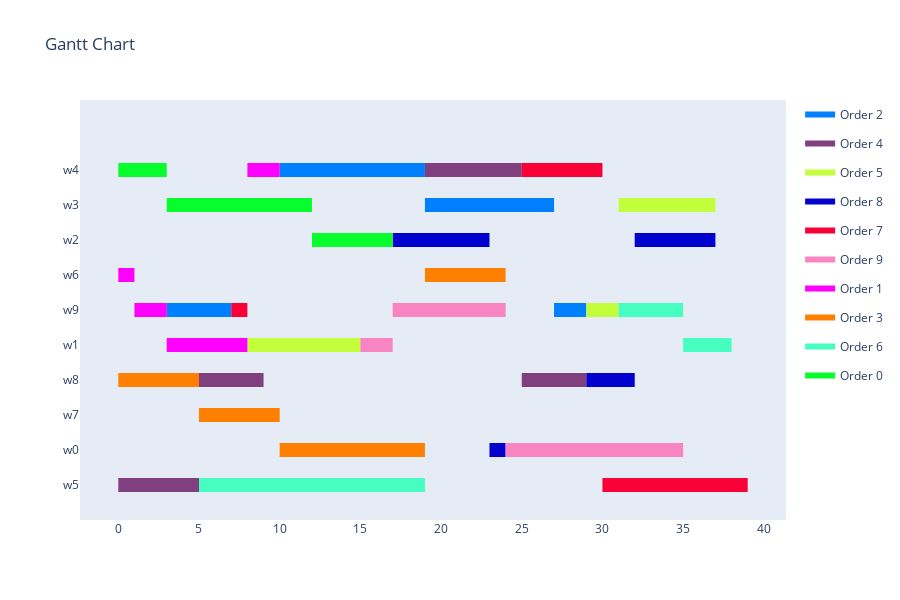

Here is the notebook cell this chart was saved with:
### Code cell
show_result(schedule)

### Figure 1 — Plotly figure (JSON) as saved in the notebook; plotly's stock layout.template omitted (floating-point values rounded to 4 significant figures)
{"data": [{"fill": "toself", "fillcolor": "rgb(0, 128, 255)", "hoverinfo": "name", "legendgroup": "rgb(0, 128, 255)", "mode": "none", "name": "Order 2", "type": "scatter", "x": [10, 19, 19, 10, 10, 19, 27, 27, 19, 19, 3, 7, 7, 3, 3, 27, 29, 29, 27], "y": [8.8, 8.8, 9.2, 9.2, null, 7.8, 7.8, 8.2, 8.2, null, 4.8, 4.8, 5.2, 5.2, null, 4.8, 4.8, 5.2, 5.2]}, {"fill": "toself", "fillcolor": "rgb(128, 64, 128)", "hoverinfo": "name", "legendgroup": "rgb(128, 64, 128)", "mode": "none", "name": "Order 4", "type": "scatter", "x": [19, 25, 25, 19, 19, 5, 9, 9, 5, 5, 25, 29, 29, 25, 25, 0, 5, 5, 0], "y": [8.8, 8.8, 9.2, 9.2, null, 2.8, 2.8, 3.2, 3.2, null, 2.8, 2.8, 3.2, 3.2, null, -0.2, -0.2, 0.2, 0.2]}, {"fill": "toself", "fillcolor": "rgb(195, 254, 58)", "hoverinfo": "name", "legendgroup": "rgb(195, 254, 58)", "mode": "none", "name": "Order 5", "type": "scatter", "x": [31, 37, 37, 31, 31, 29, 31, 31, 29, 29, 8, 10, 10, 8, 8, 10, 15, 15, 10], "y": [7.8, 7.8, 8.2, 8.2, null, 4.8, 4.8, 5.2, 5.2, null, 3.8, 3.8, 4.2, 4.2, null, 3.8, 3.8, 4.2, 4.2]}, {"fill": "toself", "fillcolor": "rgb(2, 1, 206)", "hoverinfo": "name", "legendgroup": "rgb(2, 1, 206)", "mode": "none", "name": "Order 8", "type": "scatter", "x": [17, 23, 23, 17, 17, 32, 37, 37, 32, 32, 29, 32, 32, 29, 29, 23, 24, 24, 23], "y": [6.8, 6.8, 7.2, 7.2, null, 6.8, 6.8, 7.2, 7.2, null, 2.8, 2.8, 3.2, 3.2, null, 0.8, 0.8, 1.2, 1.2]}, {"fill": "toself", "fillcolor": "rgb(248, 1, 54)", "hoverinfo": "name", "legendgroup": "rgb(248, 1, 54)", "mode": "none", "name": "Order 7", "type": "scatter", "x": [25, 30, 30, 25, 25, 7, 8, 8, 7, 7, 30, 33, 33, 30, 30, 33, 39, 39, 33], "y": [8.8, 8.8, 9.2, 9.2, null, 4.8, 4.8, 5.2, 5.2, null, -0.2, -0.2, 0.2, 0.2, null, -0.2, -0.2, 0.2, 0.2]}, {"fill": "toself", "fillcolor": "rgb(248, 132, 194)", "hoverinfo": "name", "legendgroup": "rgb(248, 132, 194)", "mode": "none", "name": "Order 9", "type": "scatter", "x": [17, 22, 22, 17, 17, 22, 24, 24, 22, 22, 15, 17, 17, 15, 15, 24, 35, 35, 24], "y": [4.8, 4.8, 5.2, 5.2, null, 4.8, 4.8, 5.2, 5.2, null, 3.8, 3.8, 4.2, 4.2, null, 0.8, 0.8, 1.2, 1.2]}, {"fill": "toself", "fillcolor": "rgb(255, 0, 255)", "hoverinfo": "name", "legendgroup": "rgb(255, 0, 255)", "mode": "none", "name": "Order 1", "type": "scatter", "x": [8, 10, 10, 8, 8, 0, 1, 1, 0, 0, 1, 3, 3, 1, 1, 3, 8, 8, 3], "y": [8.8, 8.8, 9.2, 9.2, null, 5.8, 5.8, 6.2, 6.2, null, 4.8, 4.8, 5.2, 5.2, null, 3.8, 3.8, 4.2, 4.2]}, {"fill": "toself", "fillcolor": "rgb(255, 128, 0)", "hoverinfo": "name", "legendgroup": "rgb(255, 128, 0)", "mode": "none", "name": "Order 3", "type": "scatter", "x": [19, 24, 24, 19, 19, 0, 5, 5, 0, 0, 5, 10, 10, 5, 5, 10, 19, 19, 10], "y": [5.8, 5.8, 6.2, 6.2, null, 2.8, 2.8, 3.2, 3.2, null, 1.8, 1.8, 2.2, 2.2, null, 0.8, 0.8, 1.2, 1.2]}, {"fill": "toself", "fillcolor": "rgb(69, 254, 192)", "hoverinfo": "name", "legendgroup": "rgb(69, 254, 192)", "mode": "none", "name": "Order 6", "type": "scatter", "x": [31, 35, 35, 31, 31, 35, 38, 38, 35, 35, 5, 14, 14, 5, 5, 14, 19, 19, 14], "y": [4.8, 4.8, 5.2, 5.2, null, 3.8, 3.8, 4.2, 4.2, null, -0.2, -0.2, 0.2, 0.2, null, -0.2, -0.2, 0.2, 0.2]}, {"fill": "toself", "fillcolor": "rgb(7, 253, 43)", "hoverinfo": "name", "legendgroup": "rgb(7, 253, 43)", "mode": "none", "name": "Order 0", "type": "scatter", "x": [0, 3, 3, 0, 0, 3, 7, 7, 3, 3, 7, 12, 12, 7, 7, 12, 17, 17, 12], "y": [8.8, 8.8, 9.2, 9.2, null, 7.8, 7.8, 8.2, 8.2, null, 7.8, 7.8, 8.2, 8.2, null, 6.8, 6.8, 7.2, 7.2]}, {"legendgroup": "rgb(0, 128, 255)", "marker": {"color": "rgb(0, 128, 255)", "opacity": 0, "size": 1}, "mode": "markers", "name": "", "showlegend": false, "text": [null, null, null, null, null, null, null, null], "type": "scatter", "x": [10, 19, 19, 27, 3, 7, 27, 29], "y": [9, 9, 8, 8, 5, 5, 5, 5]}, {"legendgroup": "rgb(128, 64, 128)", "marker": {"color": "rgb(128, 64, 128)", "opacity": 0, "size": 1}, "mode": "markers", "name": "", "showlegend": false, "text": [null, null, null, null, null, null, null, null], "type": "scatter", "x": [19, 25, 5, 9, 25, 29, 0, 5], "y": [9, 9, 3, 3, 3, 3, 0, 0]}, {"legendgroup": "rgb(195, 254, 58)", "marker": {"color": "rgb(195, 254, 58)", "opacity": 0, "size": 1}, "mode": "markers", "name": "", "showlegend": false, "text": [null, null, null, null, null, null, null, null], "type": "scatter", "x": [31, 37, 29, 31, 8, 10, 10, 15], "y": [8, 8, 5, 5, 4, 4, 4, 4]}, {"legendgroup": "rgb(2, 1, 206)", "marker": {"color": "rgb(2, 1, 206)", "opacity": 0, "size": 1}, "mode": "markers", "name": "", "showlegend": false, "text": [null, null, null, null, null, null, null, null], "type": "scatter", "x": [17, 23, 32, 37, 29, 32, 23, 24], "y": [7, 7, 7, 7, 3, 3, 1, 1]}, {"legendgroup": "rgb(248, 1, 54)", "marker": {"color": "rgb(248, 1, 54)", "opacity": 0, "size": 1}, "mode": "markers", "name": "", "showlegend": false, "text": [null, null, null, null, null, null, null, null], "type": "scatter", "x": [25, 30, 7, 8, 30, 33, 33, 39], "y": [9, 9, 5, 5, 0, 0, 0, 0]}, {"legendgroup": "rgb(248, 132, 194)", "marker": {"color": "rgb(248, 132, 194)", "opacity": 0, "size": 1}, "mode": "markers", "name": "", "showlegend": false, "text": [null, null, null, null, null, null, null, null], "type": "scatter", "x": [17, 22, 22, 24, 15, 17, 24, 35], "y": [5, 5, 5, 5, 4, 4, 1, 1]}, {"legendgroup": "rgb(255, 0, 255)", "marker": {"color": "rgb(255, 0, 255)", "opacity": 0, "size": 1}, "mode": "markers", "name": "", "showlegend": false, "text": [null, null, null, null, null, null, null, null], "type": "scatter", "x": [8, 10, 0, 1, 1, 3, 3, 8], "y": [9, 9, 6, 6, 5, 5, 4, 4]}, {"legendgroup": "rgb(255, 128, 0)", "marker": {"color": "rgb(255, 128, 0)", "opacity": 0, "size": 1}, "mode": "markers", "name": "", "showlegend": false, "text": [null, null, null, null, null, null, null, null], "type": "scatter", "x": [19, 24, 0, 5, 5, 10, 10, 19], "y": [6, 6, 3, 3, 2, 2, 1, 1]}, {"legendgroup": "rgb(69, 254, 192)", "marker": {"color": "rgb(69, 254, 192)", "opacity": 0, "size": 1}, "mode": "markers", "name": "", "showlegend": false, "text": [null, null, null, null, null, null, null, null], "type": "scatter", "x": [31, 35, 35, 38, 5, 14, 14, 19], "y": [5, 5, 4, 4, 0, 0, 0, 0]}, {"legendgroup": "rgb(7, 253, 43)", "marker": {"color": "rgb(7, 253, 43)", "opacity": 0, "size": 1}, "mode": "markers", "name": "", "showlegend": false, "text": [null, null, null, null, null, null, null, null], "type": "scatter", "x": [0, 3, 3, 7, 7, 12, 12, 17], "y": [9, 9, 8, 8, 8, 8, 7, 7]}], "layout": {"height": 600, "hovermode": "closest", "showlegend": true, "title": {"text": "Gantt Chart"}, "xaxis": {"rangeselector": {"buttons": [{"count": 7, "label": "1w", "step": "day", "stepmode": "backward"}, {"count": 1, "label": "1m", "step": "month", "stepmode": "backward"}, {"count": 6, "label": "6m", "step": "month", "stepmode": "backward"}, {"count": 1, "label": "YTD", "step": "year", "stepmode": "todate"}, {"count": 1, "label": "1y", "step": "year", "stepmode": "backward"}, {"step": "all"}]}, "showgrid": false, "type": "linear", "zeroline": false}, "yaxis": {"autorange": false, "range": [-1, 11], "showgrid": false, "ticktext": ["w5", "w0", "w7", "w8", "w1", "w9", "w6", "w2", "w3", "w4"], "tickvals": [0, 1, 2, 3, 4, 5, 6, 7, 8, 9], "zeroline": false}}}
